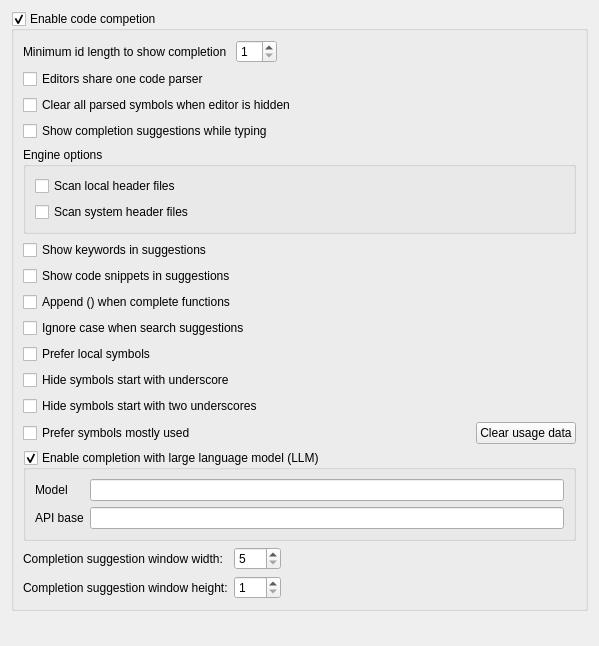
<?xml version="1.0" encoding="UTF-8"?>
<ui version="4.0">
 <class>EditorCodeCompletionWidget</class>
 <widget class="QWidget" name="EditorCodeCompletionWidget">
  <property name="geometry">
   <rect>
    <x>0</x>
    <y>0</y>
    <width>599</width>
    <height>646</height>
   </rect>
  </property>
  <property name="windowTitle">
   <string>Form</string>
  </property>
  <layout class="QVBoxLayout" name="verticalLayout">
   <item>
    <widget class="QGroupBox" name="grpEnabled">
     <property name="title">
      <string>Enable code competion</string>
     </property>
     <property name="flat">
      <bool>false</bool>
     </property>
     <property name="checkable">
      <bool>true</bool>
     </property>
     <layout class="QVBoxLayout" name="verticalLayout_3">
      <item>
       <widget class="QWidget" name="widget_3" native="true">
        <layout class="QHBoxLayout" name="horizontalLayout_2">
         <property name="leftMargin">
          <number>0</number>
         </property>
         <property name="topMargin">
          <number>0</number>
         </property>
         <property name="rightMargin">
          <number>0</number>
         </property>
         <property name="bottomMargin">
          <number>0</number>
         </property>
         <item>
          <widget class="QLabel" name="label_3">
           <property name="text">
            <string>Minimum id length to show completion </string>
           </property>
          </widget>
         </item>
         <item>
          <widget class="QSpinBox" name="spinMinCharRequired">
           <property name="minimum">
            <number>1</number>
           </property>
           <property name="maximum">
            <number>20</number>
           </property>
          </widget>
         </item>
         <item>
          <spacer name="horizontalSpacer_3">
           <property name="orientation">
            <enum>Qt::Horizontal</enum>
           </property>
           <property name="sizeHint" stdset="0">
            <size>
             <width>40</width>
             <height>20</height>
            </size>
           </property>
          </spacer>
         </item>
        </layout>
       </widget>
      </item>
      <item>
       <widget class="QCheckBox" name="chkEditorShareCodeParser">
        <property name="text">
         <string>Editors share one code parser</string>
        </property>
       </widget>
      </item>
      <item>
       <widget class="QCheckBox" name="chkClearWhenEditorHidden">
        <property name="text">
         <string>Clear all parsed symbols when editor is hidden</string>
        </property>
       </widget>
      </item>
      <item>
       <widget class="QCheckBox" name="chkShowSuggestionWhileTyping">
        <property name="text">
         <string>Show completion suggestions while typing</string>
        </property>
       </widget>
      </item>
      <item>
       <widget class="QGroupBox" name="groupBox">
        <property name="title">
         <string>Engine options</string>
        </property>
        <layout class="QVBoxLayout" name="verticalLayout_2">
         <item>
          <widget class="QCheckBox" name="chkParseLocalFiles">
           <property name="text">
            <string>Scan local header files</string>
           </property>
          </widget>
         </item>
         <item>
          <widget class="QCheckBox" name="chkParseSystemFiles">
           <property name="text">
            <string>Scan system header files</string>
           </property>
          </widget>
         </item>
        </layout>
       </widget>
      </item>
      <item>
       <widget class="QCheckBox" name="chkShowKeywords">
        <property name="text">
         <string>Show keywords in suggestions</string>
        </property>
       </widget>
      </item>
      <item>
       <widget class="QCheckBox" name="chkShowCodeIns">
        <property name="text">
         <string>Show code snippets in suggestions</string>
        </property>
       </widget>
      </item>
      <item>
       <widget class="QCheckBox" name="chkAppendFunc">
        <property name="text">
         <string>Append () when complete functions</string>
        </property>
       </widget>
      </item>
      <item>
       <widget class="QCheckBox" name="chkIgnoreCases">
        <property name="text">
         <string>Ignore case when search suggestions</string>
        </property>
       </widget>
      </item>
      <item>
       <widget class="QCheckBox" name="chkSortByScope">
        <property name="text">
         <string>Prefer local symbols</string>
        </property>
       </widget>
      </item>
      <item>
       <widget class="QCheckBox" name="chkHideSymbolsStartWithUnderline">
        <property name="text">
         <string>Hide symbols start with underscore</string>
        </property>
       </widget>
      </item>
      <item>
       <widget class="QCheckBox" name="chkHideSymbolsStartWithTwoUnderline">
        <property name="text">
         <string>Hide symbols start with two underscores</string>
        </property>
       </widget>
      </item>
      <item>
       <widget class="QWidget" name="widget" native="true">
        <layout class="QHBoxLayout" name="horizontalLayout">
         <property name="leftMargin">
          <number>0</number>
         </property>
         <property name="topMargin">
          <number>0</number>
         </property>
         <property name="rightMargin">
          <number>0</number>
         </property>
         <property name="bottomMargin">
          <number>0</number>
         </property>
         <item>
          <widget class="QCheckBox" name="chkRecordUsage">
           <property name="text">
            <string>Prefer symbols mostly used</string>
           </property>
          </widget>
         </item>
         <item>
          <spacer name="horizontalSpacer">
           <property name="orientation">
            <enum>Qt::Horizontal</enum>
           </property>
           <property name="sizeHint" stdset="0">
            <size>
             <width>40</width>
             <height>20</height>
            </size>
           </property>
          </spacer>
         </item>
         <item>
          <widget class="QPushButton" name="btnClearUsageData">
           <property name="text">
            <string>Clear usage data</string>
           </property>
          </widget>
         </item>
        </layout>
       </widget>
      </item>
      <item>
       <widget class="QGroupBox" name="grpEnableLlm">
        <property name="title">
         <string>Enable completion with large language model (LLM)</string>
        </property>
        <property name="checkable">
         <bool>true</bool>
        </property>
        <layout class="QFormLayout" name="formLayout">
         <item row="0" column="0">
          <widget class="QLabel" name="lblLlmModelName">
           <property name="text">
            <string>Model</string>
           </property>
          </widget>
         </item>
         <item row="0" column="1">
          <widget class="QLineEdit" name="txtLlmModelName"/>
         </item>
         <item row="1" column="0">
          <widget class="QLabel" name="lblLlmApiBase">
           <property name="text">
            <string>API base</string>
           </property>
          </widget>
         </item>
         <item row="1" column="1">
          <widget class="QLineEdit" name="txtLlmApiBase"/>
         </item>
        </layout>
       </widget>
      </item>
      <item>
       <widget class="QWidget" name="widget_2" native="true">
        <layout class="QGridLayout" name="gridLayout">
         <property name="leftMargin">
          <number>0</number>
         </property>
         <property name="topMargin">
          <number>0</number>
         </property>
         <property name="rightMargin">
          <number>0</number>
         </property>
         <property name="bottomMargin">
          <number>0</number>
         </property>
         <item row="0" column="0">
          <widget class="QLabel" name="label">
           <property name="text">
            <string>Completion suggestion window width:</string>
           </property>
          </widget>
         </item>
         <item row="0" column="2">
          <spacer name="horizontalSpacer_2">
           <property name="orientation">
            <enum>Qt::Horizontal</enum>
           </property>
           <property name="sizeHint" stdset="0">
            <size>
             <width>40</width>
             <height>20</height>
            </size>
           </property>
          </spacer>
         </item>
         <item row="0" column="1">
          <widget class="QSpinBox" name="spinWidth">
           <property name="minimum">
            <number>5</number>
           </property>
           <property name="maximum">
            <number>999</number>
           </property>
          </widget>
         </item>
         <item row="1" column="0">
          <widget class="QLabel" name="label_2">
           <property name="text">
            <string>Completion suggestion window height:</string>
           </property>
          </widget>
         </item>
         <item row="1" column="1">
          <widget class="QSpinBox" name="spinHeight">
           <property name="minimum">
            <number>1</number>
           </property>
           <property name="maximum">
            <number>999</number>
           </property>
          </widget>
         </item>
        </layout>
       </widget>
      </item>
     </layout>
    </widget>
   </item>
   <item>
    <spacer name="verticalSpacer">
     <property name="orientation">
      <enum>Qt::Vertical</enum>
     </property>
     <property name="sizeHint" stdset="0">
      <size>
       <width>20</width>
       <height>40</height>
      </size>
     </property>
    </spacer>
   </item>
  </layout>
 </widget>
 <tabstops>
  <tabstop>grpEnabled</tabstop>
  <tabstop>spinMinCharRequired</tabstop>
  <tabstop>chkEditorShareCodeParser</tabstop>
  <tabstop>chkClearWhenEditorHidden</tabstop>
  <tabstop>chkShowSuggestionWhileTyping</tabstop>
  <tabstop>chkParseLocalFiles</tabstop>
  <tabstop>chkParseSystemFiles</tabstop>
  <tabstop>chkShowKeywords</tabstop>
  <tabstop>chkShowCodeIns</tabstop>
  <tabstop>chkAppendFunc</tabstop>
  <tabstop>chkIgnoreCases</tabstop>
  <tabstop>chkSortByScope</tabstop>
  <tabstop>chkHideSymbolsStartWithUnderline</tabstop>
  <tabstop>chkHideSymbolsStartWithTwoUnderline</tabstop>
  <tabstop>chkRecordUsage</tabstop>
  <tabstop>btnClearUsageData</tabstop>
  <tabstop>spinWidth</tabstop>
  <tabstop>spinHeight</tabstop>
 </tabstops>
 <resources/>
 <connections/>
</ui>
